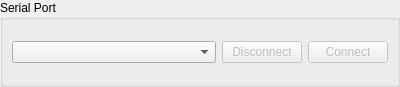
<?xml version="1.0" encoding="UTF-8"?>
<ui version="4.0">
 <class>SerialPortWidget</class>
 <widget class="QWidget" name="SerialPortWidget">
  <property name="geometry">
   <rect>
    <x>0</x>
    <y>0</y>
    <width>400</width>
    <height>87</height>
   </rect>
  </property>
  <property name="windowTitle">
   <string>Form</string>
  </property>
  <layout class="QVBoxLayout" name="verticalLayout_2">
   <property name="leftMargin">
    <number>0</number>
   </property>
   <property name="topMargin">
    <number>0</number>
   </property>
   <property name="rightMargin">
    <number>0</number>
   </property>
   <property name="bottomMargin">
    <number>0</number>
   </property>
   <item>
    <widget class="QGroupBox" name="serialPortGroupBox">
     <property name="sizePolicy">
      <sizepolicy hsizetype="Minimum" vsizetype="Minimum">
       <horstretch>0</horstretch>
       <verstretch>0</verstretch>
      </sizepolicy>
     </property>
     <property name="title">
      <string>Serial Port</string>
     </property>
     <layout class="QVBoxLayout" name="verticalLayout">
      <item>
       <layout class="QHBoxLayout" name="horizontalLayout_3">
        <item>
         <widget class="QComboBox" name="deviceComboBox">
          <property name="sizePolicy">
           <sizepolicy hsizetype="Preferred" vsizetype="Fixed">
            <horstretch>1</horstretch>
            <verstretch>0</verstretch>
           </sizepolicy>
          </property>
         </widget>
        </item>
        <item>
         <widget class="QPushButton" name="disconnectButton">
          <property name="enabled">
           <bool>false</bool>
          </property>
          <property name="text">
           <string>Disconnect</string>
          </property>
         </widget>
        </item>
        <item>
         <widget class="QPushButton" name="connectButton">
          <property name="enabled">
           <bool>false</bool>
          </property>
          <property name="text">
           <string>Connect</string>
          </property>
         </widget>
        </item>
       </layout>
      </item>
     </layout>
    </widget>
   </item>
  </layout>
 </widget>
 <resources/>
 <connections/>
</ui>
